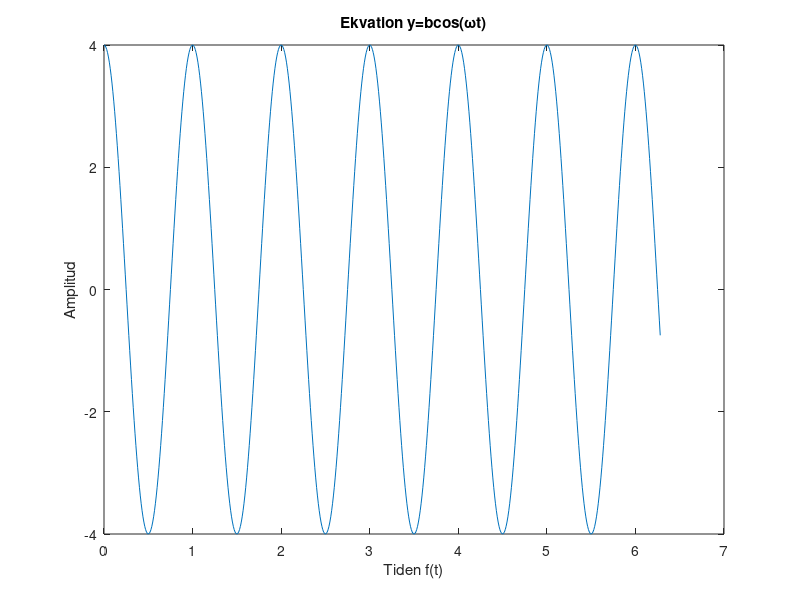

This chart was generated by the following MATLAB code:
x = 0:0.01:2*pi;
b = 4;
ekvation0 = b.*cos(x.*(2.*pi));
plot(x,ekvation0)
title('Ekvation y=bcos(\omegat)');
xlabel('Tiden f(t)');
ylabel('Amplitud');
